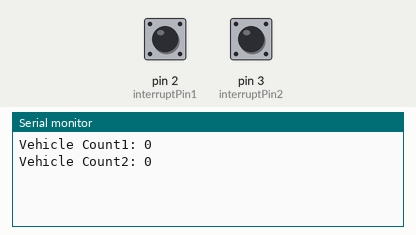
A sketch run on a simulated Arduino Uno, built with avr-gcc and run on an emulated ATmega328P. Shown: the last lines printed to the serial monitor. The inputs (shaded band) are chosen by the test bench; at power-on: pin 2 (interruptPin1) HIGH, pin 3 (interruptPin2) HIGH.

Above: at 1.2 s.
1.3 s: pin 2 (interruptPin1) pulled LOW for 0.15 s
At 2.6 s:
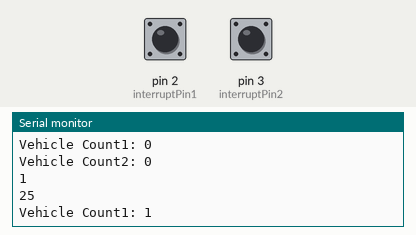
3.5 s: pin 3 (interruptPin2) pulled LOW for 0.15 s
5.1 s: pin 2 (interruptPin1) pulled LOW for 1 s
7.6 s: pin 3 (interruptPin2) pulled LOW for 1 s
At 9.8 s:
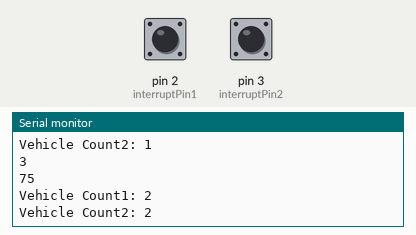
Timing chart, 0 to 11.1 s (numbered marks = the images above; inputs shaded):
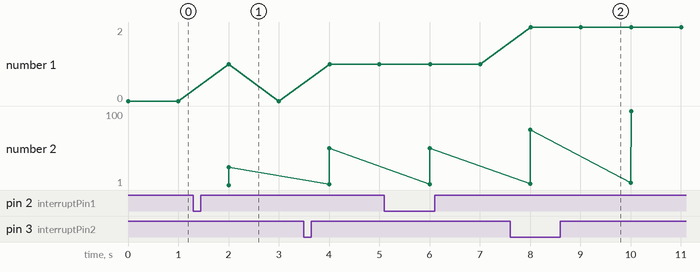

The sketch:

VehicleCountArdunio.ino
```cpp
const byte interruptPin1 = 2;// FOr NODEMCU D2
const byte interruptPin2 = 3;// FOr NODEMCU D3
int count1 = 0;
int count2 = 0;
int countTot = 0;
int totamt = 0;
void setup() {
 Serial.begin(9600);
 pinMode(interruptPin1, INPUT_PULLUP);
 pinMode(interruptPin2, INPUT_PULLUP);
 attachInterrupt(digitalPinToInterrupt(interruptPin1), ir1, RISING);
 attachInterrupt(digitalPinToInterrupt(interruptPin2), ir2, RISING);

}

void loop() {
  // put your main code here, to run repeatedly:
 Serial.print("Vehicle Count1: ");
 Serial.println(count1);
 delay(1000);
 Serial.print("Vehicle Count2: ");
 Serial.println(count2);
 delay(1000);
 countTot = count1+count2;
 Serial.println(countTot);
 totamt = countTot*25;
 Serial.println(totamt);

}
void ir1() {
  count1++;
  delay(1);
}

void ir2() {
  count2++;
  delay(1);
}
```

Measured:
- after the input at 1.3 s, the serial monitor: prints a new line after 0.70 s (image 1)
- after the input at 7.6 s, the serial monitor: prints a new line after 1.4 s (image 2)
- plotted number 2: 25 → 50 after the input at 3.5 s, 50 → 100 after the input at 7.6 s
